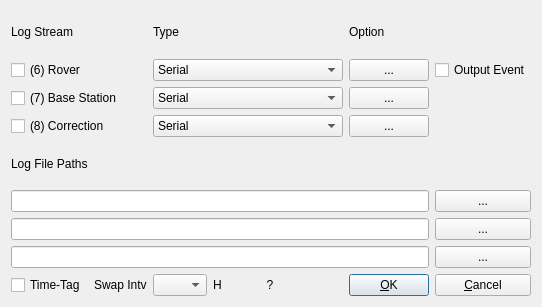
<?xml version="1.0" encoding="UTF-8"?>
<ui version="4.0">
 <class>LogStrDialog</class>
 <widget class="QWidget" name="LogStrDialog">
  <property name="geometry">
   <rect>
    <x>0</x>
    <y>0</y>
    <width>542</width>
    <height>307</height>
   </rect>
  </property>
  <property name="windowTitle">
   <string>Log Streams</string>
  </property>
  <property name="toolTip">
   <string/>
  </property>
  <layout class="QGridLayout" name="gridLayout">
   <item row="0" column="2" colspan="3">
    <widget class="QLabel" name="Label5">
     <property name="enabled">
      <bool>true</bool>
     </property>
     <property name="toolTip">
      <string/>
     </property>
     <property name="text">
      <string>Type</string>
     </property>
    </widget>
   </item>
   <item row="1" column="0" colspan="2">
    <widget class="QCheckBox" name="Stream1C">
     <property name="toolTip">
      <string/>
     </property>
     <property name="text">
      <string>(6) Rover</string>
     </property>
    </widget>
   </item>
   <item row="0" column="7">
    <widget class="QLabel" name="Label6">
     <property name="enabled">
      <bool>true</bool>
     </property>
     <property name="toolTip">
      <string/>
     </property>
     <property name="text">
      <string>Option</string>
     </property>
    </widget>
   </item>
   <item row="2" column="2" colspan="5">
    <widget class="QComboBox" name="Stream2">
     <property name="enabled">
      <bool>true</bool>
     </property>
     <property name="toolTip">
      <string/>
     </property>
     <item>
      <property name="text">
       <string>Serial</string>
      </property>
     </item>
     <item>
      <property name="text">
       <string>TCP Client</string>
      </property>
     </item>
     <item>
      <property name="text">
       <string>TCP Server</string>
      </property>
     </item>
     <item>
      <property name="text">
       <string>NTRIP Server</string>
      </property>
     </item>
     <item>
      <property name="text">
       <string>NTRIP Caster</string>
      </property>
     </item>
     <item>
      <property name="text">
       <string>File</string>
      </property>
     </item>
    </widget>
   </item>
   <item row="3" column="2" colspan="5">
    <widget class="QComboBox" name="Stream3">
     <property name="enabled">
      <bool>true</bool>
     </property>
     <property name="toolTip">
      <string/>
     </property>
     <item>
      <property name="text">
       <string>Serial</string>
      </property>
     </item>
     <item>
      <property name="text">
       <string>TCP Client</string>
      </property>
     </item>
     <item>
      <property name="text">
       <string>TCP Server</string>
      </property>
     </item>
     <item>
      <property name="text">
       <string>NTRIP Server</string>
      </property>
     </item>
     <item>
      <property name="text">
       <string>NTRIP Caster</string>
      </property>
     </item>
     <item>
      <property name="text">
       <string>File</string>
      </property>
     </item>
    </widget>
   </item>
   <item row="3" column="7">
    <widget class="QPushButton" name="BtnStr3">
     <property name="enabled">
      <bool>true</bool>
     </property>
     <property name="toolTip">
      <string/>
     </property>
     <property name="text">
      <string>...</string>
     </property>
    </widget>
   </item>
   <item row="2" column="7">
    <widget class="QPushButton" name="BtnStr2">
     <property name="enabled">
      <bool>true</bool>
     </property>
     <property name="toolTip">
      <string/>
     </property>
     <property name="text">
      <string>...</string>
     </property>
    </widget>
   </item>
   <item row="1" column="7">
    <widget class="QPushButton" name="BtnStr1">
     <property name="enabled">
      <bool>true</bool>
     </property>
     <property name="toolTip">
      <string/>
     </property>
     <property name="text">
      <string>...</string>
     </property>
    </widget>
   </item>
   <item row="8" column="2">
    <widget class="QComboBox" name="SwapIntv">
     <property name="enabled">
      <bool>true</bool>
     </property>
     <property name="toolTip">
      <string/>
     </property>
     <item>
      <property name="text">
       <string/>
      </property>
     </item>
     <item>
      <property name="text">
       <string>0.25</string>
      </property>
     </item>
     <item>
      <property name="text">
       <string>0.5</string>
      </property>
     </item>
     <item>
      <property name="text">
       <string>1</string>
      </property>
     </item>
     <item>
      <property name="text">
       <string>3</string>
      </property>
     </item>
     <item>
      <property name="text">
       <string>6</string>
      </property>
     </item>
     <item>
      <property name="text">
       <string>12</string>
      </property>
     </item>
     <item>
      <property name="text">
       <string>24</string>
      </property>
     </item>
    </widget>
   </item>
   <item row="8" column="3">
    <widget class="QLabel" name="Label2">
     <property name="enabled">
      <bool>true</bool>
     </property>
     <property name="toolTip">
      <string/>
     </property>
     <property name="text">
      <string>H</string>
     </property>
    </widget>
   </item>
   <item row="8" column="4">
    <widget class="QPushButton" name="BtnKey">
     <property name="enabled">
      <bool>true</bool>
     </property>
     <property name="toolTip">
      <string/>
     </property>
     <property name="text">
      <string>?</string>
     </property>
     <property name="flat">
      <bool>true</bool>
     </property>
    </widget>
   </item>
   <item row="8" column="0">
    <widget class="QCheckBox" name="TimeTagC">
     <property name="toolTip">
      <string/>
     </property>
     <property name="text">
      <string>Time-Tag</string>
     </property>
    </widget>
   </item>
   <item row="8" column="1">
    <widget class="QLabel" name="Label1">
     <property name="enabled">
      <bool>true</bool>
     </property>
     <property name="toolTip">
      <string/>
     </property>
     <property name="text">
      <string>Swap Intv</string>
     </property>
    </widget>
   </item>
   <item row="2" column="0" colspan="2">
    <widget class="QCheckBox" name="Stream2C">
     <property name="toolTip">
      <string/>
     </property>
     <property name="text">
      <string>(7) Base Station</string>
     </property>
    </widget>
   </item>
   <item row="3" column="0" colspan="2">
    <widget class="QCheckBox" name="Stream3C">
     <property name="toolTip">
      <string/>
     </property>
     <property name="text">
      <string>(8) Correction</string>
     </property>
    </widget>
   </item>
   <item row="4" column="0">
    <widget class="QLabel" name="LabelF1">
     <property name="enabled">
      <bool>true</bool>
     </property>
     <property name="toolTip">
      <string/>
     </property>
     <property name="text">
      <string>Log File Paths</string>
     </property>
    </widget>
   </item>
   <item row="0" column="0" colspan="2">
    <widget class="QLabel" name="Label10">
     <property name="enabled">
      <bool>true</bool>
     </property>
     <property name="toolTip">
      <string/>
     </property>
     <property name="text">
      <string>Log Stream</string>
     </property>
    </widget>
   </item>
   <item row="1" column="2" colspan="5">
    <widget class="QComboBox" name="Stream1">
     <property name="enabled">
      <bool>true</bool>
     </property>
     <property name="toolTip">
      <string/>
     </property>
     <item>
      <property name="text">
       <string>Serial</string>
      </property>
     </item>
     <item>
      <property name="text">
       <string>TCP Client</string>
      </property>
     </item>
     <item>
      <property name="text">
       <string>TCP Server</string>
      </property>
     </item>
     <item>
      <property name="text">
       <string>NTRIP Server</string>
      </property>
     </item>
     <item>
      <property name="text">
       <string>NTRIP Caster</string>
      </property>
     </item>
     <item>
      <property name="text">
       <string>File</string>
      </property>
     </item>
    </widget>
   </item>
   <item row="1" column="8">
    <widget class="QCheckBox" name="OutEventC">
     <property name="text">
      <string>Output Event</string>
     </property>
    </widget>
   </item>
   <item row="5" column="8">
    <widget class="QPushButton" name="BtnFile1">
     <property name="enabled">
      <bool>true</bool>
     </property>
     <property name="toolTip">
      <string/>
     </property>
     <property name="text">
      <string>...</string>
     </property>
    </widget>
   </item>
   <item row="6" column="8">
    <widget class="QPushButton" name="BtnFile2">
     <property name="enabled">
      <bool>true</bool>
     </property>
     <property name="toolTip">
      <string/>
     </property>
     <property name="text">
      <string>...</string>
     </property>
    </widget>
   </item>
   <item row="7" column="8">
    <widget class="QPushButton" name="BtnFile3">
     <property name="enabled">
      <bool>true</bool>
     </property>
     <property name="toolTip">
      <string/>
     </property>
     <property name="text">
      <string>...</string>
     </property>
    </widget>
   </item>
   <item row="5" column="0" colspan="8">
    <widget class="QLineEdit" name="FilePath1">
     <property name="enabled">
      <bool>true</bool>
     </property>
     <property name="toolTip">
      <string/>
     </property>
     <property name="text">
      <string/>
     </property>
    </widget>
   </item>
   <item row="6" column="0" colspan="8">
    <widget class="QLineEdit" name="FilePath2">
     <property name="enabled">
      <bool>true</bool>
     </property>
     <property name="toolTip">
      <string/>
     </property>
     <property name="text">
      <string/>
     </property>
    </widget>
   </item>
   <item row="7" column="0" colspan="8">
    <widget class="QLineEdit" name="FilePath3">
     <property name="enabled">
      <bool>true</bool>
     </property>
     <property name="toolTip">
      <string/>
     </property>
     <property name="text">
      <string/>
     </property>
    </widget>
   </item>
   <item row="8" column="8">
    <widget class="QPushButton" name="BtnCancel">
     <property name="enabled">
      <bool>true</bool>
     </property>
     <property name="toolTip">
      <string/>
     </property>
     <property name="text">
      <string>&amp;Cancel</string>
     </property>
    </widget>
   </item>
   <item row="8" column="7">
    <widget class="QPushButton" name="BtnOk">
     <property name="enabled">
      <bool>true</bool>
     </property>
     <property name="toolTip">
      <string/>
     </property>
     <property name="text">
      <string>&amp;OK</string>
     </property>
     <property name="autoDefault">
      <bool>true</bool>
     </property>
     <property name="default">
      <bool>true</bool>
     </property>
    </widget>
   </item>
  </layout>
 </widget>
 <resources/>
 <connections/>
</ui>
